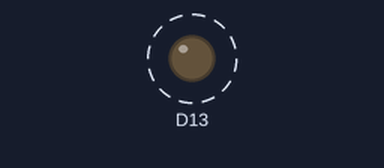
The program below on a simulated Arduino board driven over Firmata from a computer. On the bench: output pins drawn as LEDs (lit = HIGH). Dashed ring = blinking.

Above: at 5.5 s.
Timing chart, 0 to 9.6 s (numbered marks = the images above):
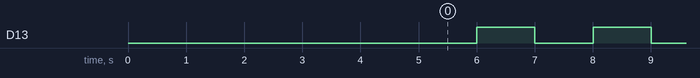

The program:

pfmata.py
```python
from time import sleep

from pyfirmata import Arduino, util


board = Arduino('/dev/ttyACM0')


def main_loop():
    """主循环"""
    while True:
        board.digital[13].write(0)  # 向端口13写入低电平0   代表灭灯
        sleep(1)
        board.digital[13].write(1)  # 向端口13写入高电平1   代表亮灯
        sleep(1)


if __name__ == '__main__':
    try:
        main_loop()
    except KeyboardInterrupt:
        print("程序结束！")
```

Measured:
- by itself, D13: alternates HIGH for 1.0 s and LOW for 1.0 s
